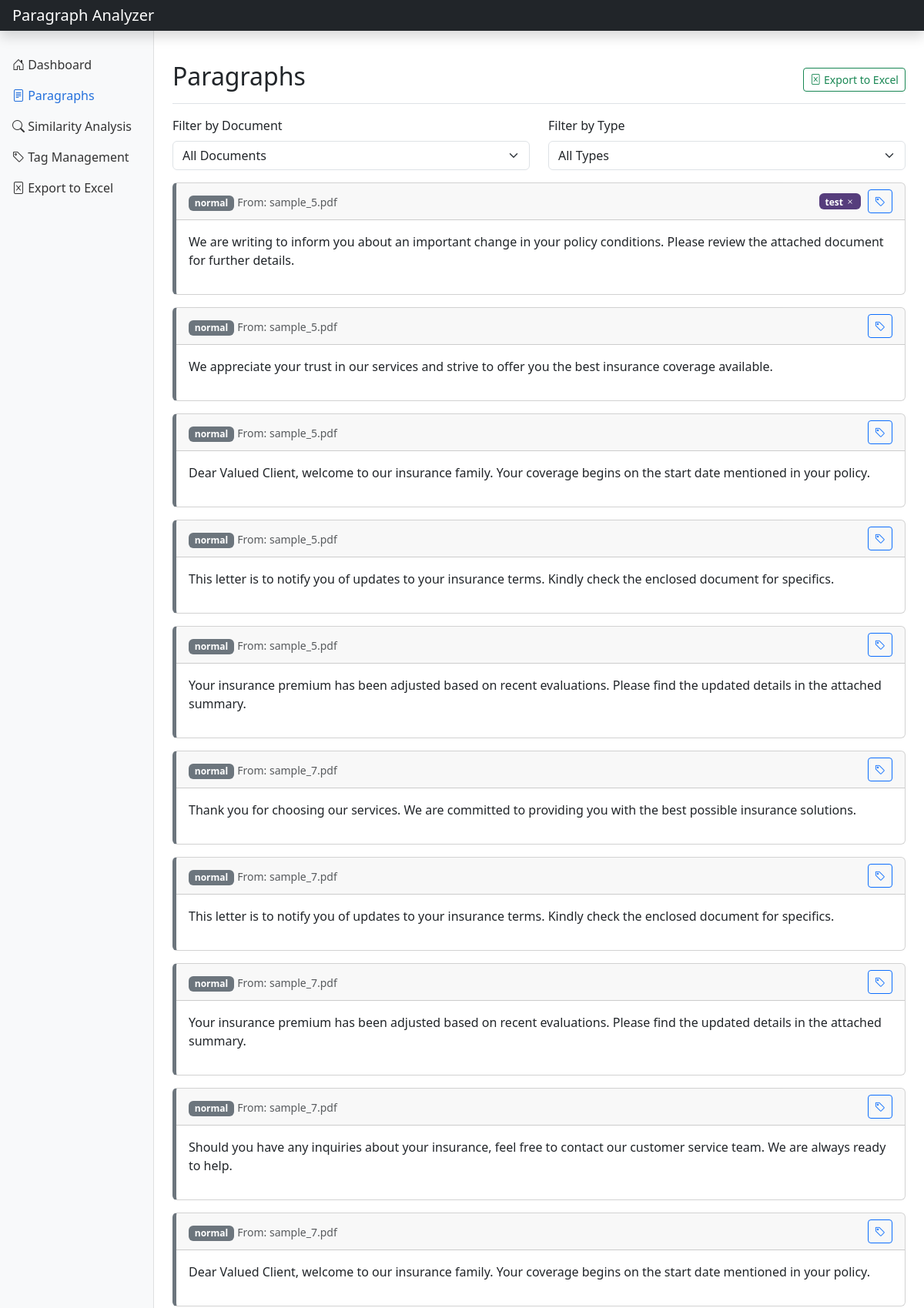
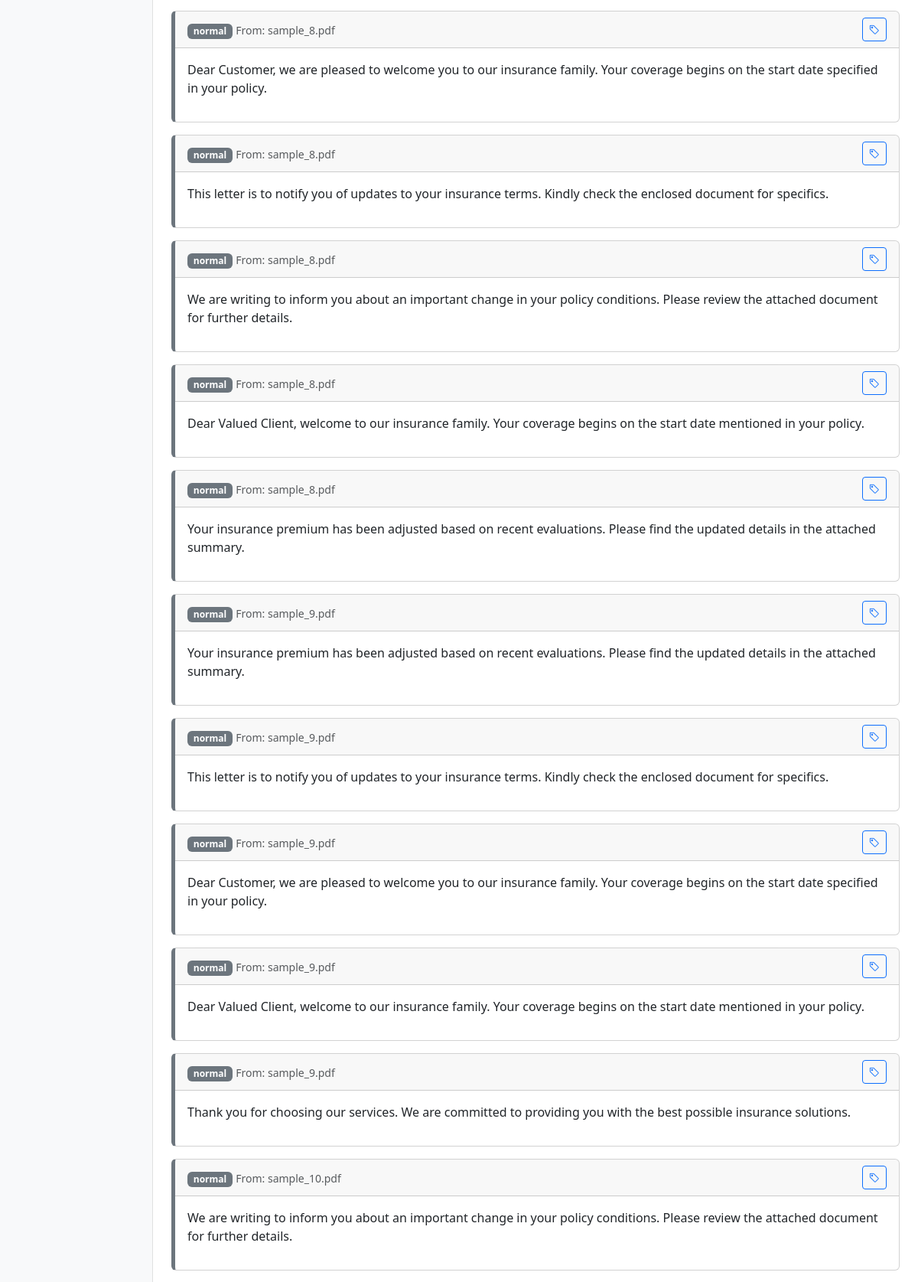
Screenshot of /paragraphs (upper part) with the database file from the repository (2 pictures, top to bottom).
### tables this page shows
CREATE TABLE paragraphs (
                id INTEGER PRIMARY KEY AUTOINCREMENT,
                content TEXT NOT NULL,
                document_id INTEGER NOT NULL,
                paragraph_type TEXT NOT NULL,
                position INTEGER NOT NULL,
                header_content TEXT,
                FOREIGN KEY (document_id) REFERENCES documents (id) ON DELETE CASCADE
            );

CREATE TABLE documents (
                id INTEGER PRIMARY KEY AUTOINCREMENT,
                filename TEXT NOT NULL,
                file_type TEXT NOT NULL,
                file_path TEXT NOT NULL,
                upload_date TEXT NOT NULL
            );

CREATE TABLE tags (
                id INTEGER PRIMARY KEY AUTOINCREMENT,
                name TEXT NOT NULL UNIQUE,
                color TEXT NOT NULL
            );

### app.py (the view)
@app.route('/paragraphs')
def view_paragraphs():
    document_id = request.args.get('document_id', type=int)
    paragraphs = db_manager.get_paragraphs(document_id)
    documents = db_manager.get_documents()
    tags = db_manager.get_tags()
    return render_template(
        'paragraphs.html',
        paragraphs=paragraphs,
        documents=documents,
        tags=tags,
        selected_document=document_id
    )

### database_manager.py (called while the page is built)
    def get_documents(self) -> List[Dict]:
        self.logger.info("Retrieving all documents")
        try:
            conn = sqlite3.connect(self.db_path)
            conn.row_factory = sqlite3.Row
            cursor = conn.cursor()
            cursor.execute('SELECT * FROM documents ORDER BY upload_date DESC')
            rows = cursor.fetchall()
            documents = [dict(row) for row in rows]
            conn.close()
            self.logger.info(f"Retrieved {len(documents)} documents")
            return documents
        except Exception as e:
            self.logger.error(f"Error retrieving documents: {str(e)}", exc_info=True)
            return []

    def get_tags(self) -> List[Dict]:
        self.logger.info("Retrieving all tags")
        try:
            conn = sqlite3.connect(self.db_path)
            conn.row_factory = sqlite3.Row
            cursor = conn.cursor()
            cursor.execute('SELECT * FROM tags')
            rows = cursor.fetchall()
            tags = [dict(row) for row in rows]
            conn.close()
            self.logger.info(f"Retrieved {len(tags)} tags")
            return tags
        except Exception as e:
            self.logger.error(f"Error retrieving tags: {str(e)}", exc_info=True)
            return []

### templates/paragraphs.html (shortened to what this page needs)
{% extends 'base.html' %}
{% block content %}
    <div class="d-flex justify-content-between flex-wrap flex-md-nowrap align-items-center pt-3 pb-2 mb-3 border-bottom">
        <h1 class="h2">Paragraphs</h1>
        <div class="btn-toolbar mb-2 mb-md-0">
            <a href="/export" class="btn btn-sm btn-outline-success">
                <i class="bi bi-file-excel"></i> Export to Excel
            </a>
        </div>
    </div>
    <div class="row mb-3">
        <div class="col-md-6">
            <label for="documentFilter" class="form-label">Filter by Document</label>
            <select class="form-select" id="documentFilter" onchange="filterByDocument(this.value)">
                <option value="">All Documents</option>
            </select>
        </div>
        <div class="col-md-6">
            <label for="paragraphTypeFilter" class="form-label">Filter by Type</label>
            <select class="form-select" id="paragraphTypeFilter" onchange="filterByType(this.value)">
                <option value="">All Types</option>
            </select>
        </div>
    </div>
    <div class="row">
        <div class="col-md-12">
            {% if paragraphs %}
                <div id="paragraphsList">
                    {% for para in paragraphs %}
                        <div class="card paragraph-card {{ para.paragraph_type }}" data-type="{{ para.paragraph_type }}" data-id="{{ para.id }}">
                            <div class="card-header d-flex justify-content-between align-items-center">
                                <div>
                                    <span class="badge bg-secondary">{{ para.paragraph_type }}</span>
                                    <small class="text-muted">From: {{ para.filename }}</small>
                                </div>
                                <div class="paragraph-tags">
                                    {% for tag in para.tags %}
                                        <span class="badge tag-badge" style="background-color: {{ tag.color }}">
                                            {{ tag.name }}
                                            <i class="bi bi-x" onclick="removeTag({{ para.id }}, {{ tag.id }})"></i>
                                        </span>
                                    {% endfor %}
                                    <button class="btn btn-sm btn-outline-primary" onclick="showTagModal({{ para.id }})">
                                        <i class="bi bi-tag"></i>
                                    </button>
                                </div>
                            </div>
                            <div class="card-body">
                                {% if para.paragraph_type == 'table' %}
                                    <pre class="table-content">{{ para.content }}</pre>
                                {% else %}
                                    <p>{{ para.content }}</p>
                                {% endif %}
                            </div>
                        </div>
                    {% endfor %}
                </div>
            {% else %}
                <div class="alert alert-info">
                    No paragraphs found. Please upload some documents first.
                </div>
            {% endif %}
        </div>
    </div>
{% endblock %}

### templates/base.html (style rules this page uses)
.tag-badge { margin-right: 5px; cursor: pointer; }
.paragraph-card { margin-bottom: 1rem; border-left: 5px solid #6c757d; }

### rows the page displays
paragraphs: paragraph_type "normal", filename "sample_5.pdf", content "We are writing to inform you about an important change in your policy conditions. Please review the attached document for further details."
tags: name "test"
paragraphs: paragraph_type "normal", filename "sample_5.pdf", content "We appreciate your trust in our services and strive to offer you the best insurance coverage available."
paragraphs: paragraph_type "normal", filename "sample_5.pdf", content "Dear Valued Client, welcome to our insurance family. Your coverage begins on the start date mentioned in your policy."
paragraphs: paragraph_type "normal", filename "sample_5.pdf", content "This letter is to notify you of updates to your insurance terms. Kindly check the enclosed document for specifics."
paragraphs: paragraph_type "normal", filename "sample_5.pdf", content "Your insurance premium has been adjusted based on recent evaluations. Please find the updated details in the attached summary."
paragraphs: paragraph_type "normal", filename "sample_7.pdf", content "Thank you for choosing our services. We are committed to providing you with the best possible insurance solutions."
paragraphs: paragraph_type "normal", filename "sample_7.pdf", content "This letter is to notify you of updates to your insurance terms. Kindly check the enclosed document for specifics."
paragraphs: paragraph_type "normal", filename "sample_7.pdf", content "Your insurance premium has been adjusted based on recent evaluations. Please find the updated details in the attached summary."
paragraphs: paragraph_type "normal", filename "sample_7.pdf", content "Should you have any inquiries about your insurance, feel free to contact our customer service team. We are always ready to help."
paragraphs: paragraph_type "normal", filename "sample_7.pdf", content "Dear Valued Client, welcome to our insurance family. Your coverage begins on the start date mentioned in your policy."
paragraphs: paragraph_type "normal", filename "sample_8.pdf", content "Dear Customer, we are pleased to welcome you to our insurance family. Your coverage begins on the start date specified in your policy."
paragraphs: paragraph_type "normal", filename "sample_8.pdf", content "This letter is to notify you of updates to your insurance terms. Kindly check the enclosed document for specifics."
paragraphs: paragraph_type "normal", filename "sample_8.pdf", content "We are writing to inform you about an important change in your policy conditions. Please review the attached document for further details."
paragraphs: paragraph_type "normal", filename "sample_8.pdf", content "Dear Valued Client, welcome to our insurance family. Your coverage begins on the start date mentioned in your policy."
paragraphs: paragraph_type "normal", filename "sample_8.pdf", content "Your insurance premium has been adjusted based on recent evaluations. Please find the updated details in the attached summary."
paragraphs: paragraph_type "normal", filename "sample_9.pdf", content "Your insurance premium has been adjusted based on recent evaluations. Please find the updated details in the attached summary."
paragraphs: paragraph_type "normal", filename "sample_9.pdf", content "This letter is to notify you of updates to your insurance terms. Kindly check the enclosed document for specifics."
paragraphs: paragraph_type "normal", filename "sample_9.pdf", content "Dear Customer, we are pleased to welcome you to our insurance family. Your coverage begins on the start date specified in your policy."
paragraphs: paragraph_type "normal", filename "sample_9.pdf", content "Dear Valued Client, welcome to our insurance family. Your coverage begins on the start date mentioned in your policy."
paragraphs: paragraph_type "normal", filename "sample_9.pdf", content "Thank you for choosing our services. We are committed to providing you with the best possible insurance solutions."
paragraphs: paragraph_type "normal", filename "sample_10.pdf", content "We are writing to inform you about an important change in your policy conditions. Please review the attached document for further details."
